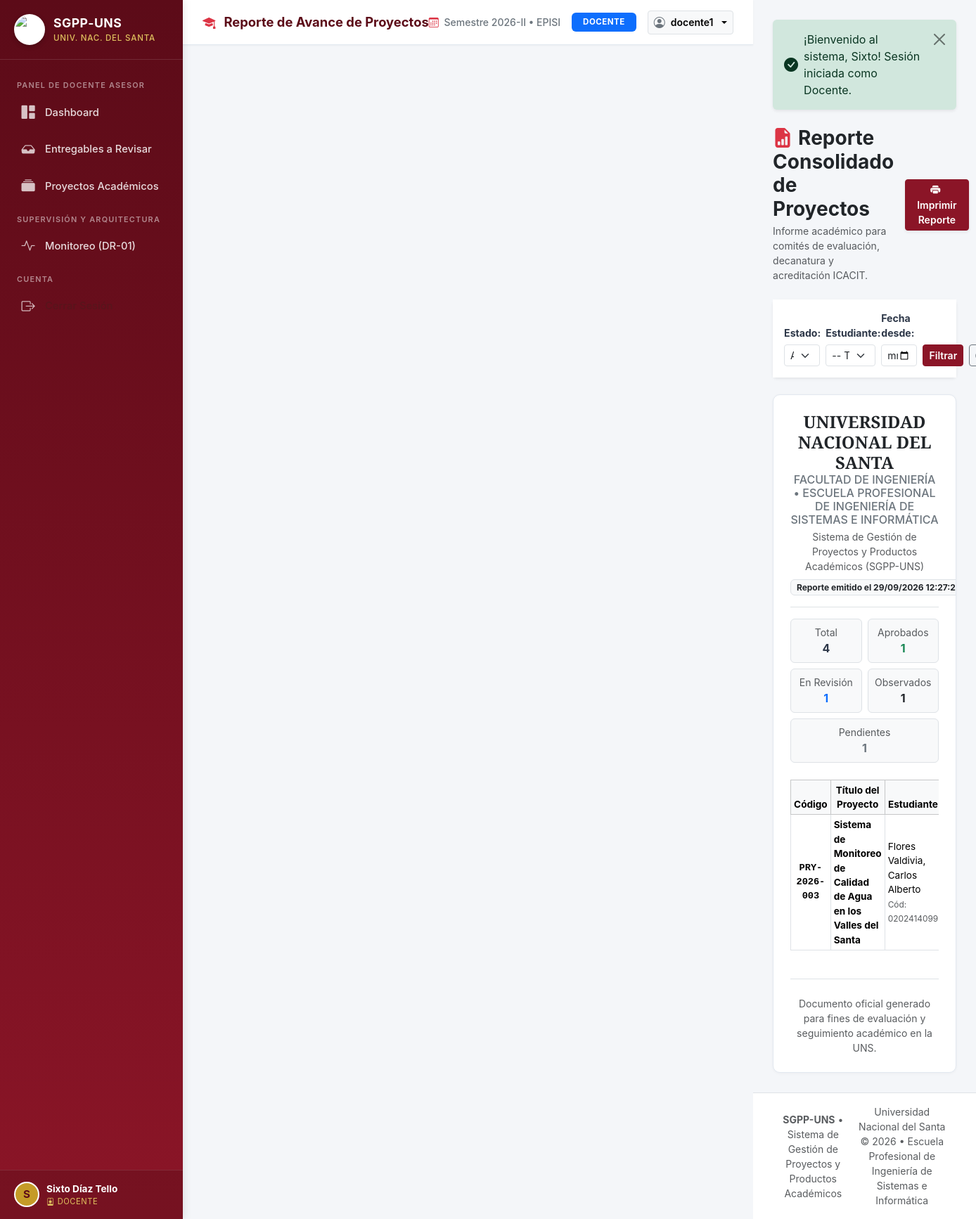
Page /reportes.php?estado=Aprobado (signed in) on the committed database.
### tables this page shows
CREATE TABLE `proyectos` (
    `id` INT AUTO_INCREMENT PRIMARY KEY,
    `codigo_proyecto` VARCHAR(30) NOT NULL UNIQUE,
    `titulo` VARCHAR(255) NOT NULL,
    `descripcion` TEXT NOT NULL,
    `estudiante_id` INT NOT NULL,
    `linea_investigacion` VARCHAR(150) DEFAULT 'Sistemas de Información y Gestión del Conocimiento',
    `fecha_inicio` DATE NOT NULL,
    `fecha_fin_prevista` DATE NOT NULL,
    `estado` ENUM('Pendiente', 'En revisión', 'Observado', 'Aprobado', 'Rechazado') NOT NULL DEFAULT 'Pendiente',
    `created_at` DATETIME DEFAULT CURRENT_TIMESTAMP,
    `updated_at` DATETIME DEFAULT CURRENT_TIMESTAMP ON UPDATE CURRENT_TIMESTAMP,
    CONSTRAINT `fk_proyectos_estudiante` FOREIGN KEY (`estudiante_id`) REFERENCES `usuarios` (`id`) ON DELETE CASCADE ON UPDATE CASCADE
);

CREATE TABLE `usuarios` (
    `id` INT AUTO_INCREMENT PRIMARY KEY,
    `rol_id` INT NOT NULL,
    `usuario` VARCHAR(50) NOT NULL UNIQUE,
    `password` VARCHAR(255) NOT NULL,
    `nombres` VARCHAR(100) NOT NULL,
    `apellidos` VARCHAR(100) NOT NULL,
    `email` VARCHAR(150) NOT NULL UNIQUE,
    `codigo_universitario` VARCHAR(20) NULL,
    `escuela` VARCHAR(150) DEFAULT 'Ingeniería de Sistemas e Informática',
    `facultad` VARCHAR(150) DEFAULT 'Facultad de Ingeniería',
    `activo` TINYINT(1) DEFAULT 1,
    `created_at` DATETIME DEFAULT CURRENT_TIMESTAMP,
    CONSTRAINT `fk_usuarios_roles` FOREIGN KEY (`rol_id`) REFERENCES `roles` (`id`) ON UPDATE CASCADE
);

### models/Proyecto.php (called while the page is built, shortened)
<?php
class Proyecto {
    public static function obtenerTodos(?string $estado = null, ?int $estudiante_id = null, ?string $fecha = null): array {
        try {
            $pdo = Database::getConnection();
            $sql = "SELECT p.*,
                           u.nombres AS estudiante_nombres,
                           u.apellidos AS estudiante_apellidos,
                           u.codigo_universitario,
                           COUNT(e.id) AS total_entregables
                    FROM proyectos p
                    INNER JOIN usuarios u ON p.estudiante_id = u.id
                    LEFT JOIN entregables e ON p.id = e.proyecto_id
                    WHERE 1=1 ";
            $params = [];
            if (!empty($estado)) {
                $sql .= " AND p.estado = :estado";
                $params[':estado'] = $estado;
            }
            $sql .= " GROUP BY p.id ORDER BY p.id DESC";
            $stmt = $pdo->prepare($sql);
            $stmt->execute($params);
            return $stmt->fetchAll();
        } catch (Exception $e) {
            error_log("Error consultando lista de proyectos: " . $e->getMessage());
            return [];
        }
    }
    public static function resumenGlobal(): array {
        try {
            $pdo = Database::getConnection();
            $sql = "SELECT
                        COUNT(id) AS total_proyectos,
                        SUM(CASE WHEN estado = 'Pendiente' THEN 1 ELSE 0 END) AS pendientes,
                        SUM(CASE WHEN estado = 'En revisión' THEN 1 ELSE 0 END) AS en_revision,
                        SUM(CASE WHEN estado = 'Aprobado' THEN 1 ELSE 0 END) AS aprobados,
                        SUM(CASE WHEN estado = 'Observado' THEN 1 ELSE 0 END) AS observados,
                        SUM(CASE WHEN estado = 'Rechazado' THEN 1 ELSE 0 END) AS rechazados
                    FROM proyectos";
            return $pdo->query($sql)->fetch() ?: [];
        } catch (Exception $e) {
            return [];
        }
    }
}

### reportes.php (the view, shortened to what this page needs)
<?php
require_once __DIR__ . '/models/Proyecto.php';
$filtroEstado = $_GET['estado'] ?? null;
$filtroEstudiante = isset($_GET['estudiante']) && $_GET['estudiante'] !== '' ? (int)$_GET['estudiante'] : null;
$filtroFecha = $_GET['fecha'] ?? null;
$proyectos = Proyecto::obtenerTodos($filtroEstado, $filtroEstudiante, $filtroFecha);
$resumen = Proyecto::resumenGlobal();
include __DIR__ . '/includes/header.php';
include __DIR__ . '/includes/sidebar.php';
include __DIR__ . '/includes/navbar.php';
?>
<div class="d-print-none mb-4 d-flex flex-column flex-md-row justify-content-between align-items-md-center gap-3">
    <div>
        <h3 class="fw-bold mb-1 text-dark">
            <i class="bi bi-file-earmark-bar-graph-fill text-danger me-2"></i>Reporte Consolidado de Proyectos
        </h3>
        <p class="text-muted small mb-0">Informe académico para comités de evaluación, decanatura y acreditación ICACIT.</p>
    </div>
    <div class="d-flex gap-2">
        <button type="button" class="btn btn-uns-primary btn-sm px-3 shadow-sm" onclick="window.print();">
            <i class="bi bi-printer-fill me-1"></i> Imprimir Reporte
        </button>
    </div>
</div>
<div class="card border-0 shadow-sm mb-4 d-print-none">
    <div class="card-body p-3 bg-white">
        <form method="GET" action="reportes.php" class="row g-2 align-items-end">
            <div class="col-md-3">
                <label class="form-label small fw-bold">Estado:</label>
                <select name="estado" class="form-select form-select-sm">
                    <option value="Aprobado" <?= $filtroEstado === 'Aprobado' ? 'selected' : '' ?>>Aprobado</option>
                </select>
            </div>
            <div class="col-md-4">
                <label class="form-label small fw-bold">Estudiante:</label>
                <select name="estudiante" class="form-select form-select-sm">
                    <option value="">-- Todos los alumnos --</option>
                </select>
            </div>
            <div class="col-md-3">
                <label class="form-label small fw-bold">Fecha desde:</label>
                <input type="date" name="fecha" class="form-control form-control-sm" value="<?= htmlspecialchars($filtroFecha ?? '') ?>">
            </div>
            <div class="col-md-2 d-flex gap-2">
                <button type="submit" class="btn btn-uns-primary btn-sm flex-fill">Filtrar</button>
                <a href="reportes.php" class="btn btn-outline-secondary btn-sm" title="Limpiar"><i class="bi bi-x-circle"></i></a>
            </div>
        </form>
    </div>
</div>
<div class="uns-card p-4 bg-white">
    <div class="text-center pb-3 mb-3 border-bottom">
        <h4 class="fw-bold mb-0 text-dark" style="font-family: 'Cinzel', serif;">UNIVERSIDAD NACIONAL DEL SANTA</h4>
        <h6 class="text-secondary mb-1">FACULTAD DE INGENIERÍA &bull; ESCUELA PROFESIONAL DE INGENIERÍA DE SISTEMAS E INFORMÁTICA</h6>
        <p class="small text-muted mb-0">Sistema de Gestión de Proyectos y Productos Académicos (SGPP-UNS)</p>
        <span class="badge bg-light text-dark border mt-2">Reporte emitido el <?= date('d/m/Y H:i:s') ?> &bull; Usuario: <?= htmlspecialchars($_SESSION['usuario_login'] ?? '') ?></span>
    </div>
    <div class="row g-2 mb-4 text-center">
        <div class="col">
            <div class="border rounded p-2 bg-light">
                <div class="small text-muted">Total</div>
                <strong><?= (int)($resumen['total_proyectos'] ?? 0) ?></strong>
            </div>
        </div>
        <div class="col">
            <div class="border rounded p-2 bg-light">
                <div class="small text-muted">Aprobados</div>
                <strong class="text-success"><?= (int)($resumen['aprobados'] ?? 0) ?></strong>
            </div>
        </div>
        <div class="col">
            <div class="border rounded p-2 bg-light">
                <div class="small text-muted">En Revisión</div>
                <strong class="text-primary"><?= (int)($resumen['en_revision'] ?? 0) ?></strong>
            </div>
        </div>
        <div class="col">
            <div class="border rounded p-2 bg-light">
                <div class="small text-muted">Observados</div>
                <strong class="text-warning text-dark"><?= (int)($resumen['observados'] ?? 0) ?></strong>
            </div>
        </div>
        <div class="col">
            <div class="border rounded p-2 bg-light">
                <div class="small text-muted">Pendientes</div>
                <strong class="text-secondary"><?= (int)($resumen['pendientes'] ?? 0) ?></strong>
            </div>
        </div>
    </div>
    <div class="table-responsive">
        <table class="table table-bordered table-sm align-middle" style="font-size: 0.85rem;">
            <thead class="table-light text-center">
                <tr>
                    <th style="width: 120px;">Código</th>
                    <th>Título del Proyecto</th>
                    <th>Estudiante</th>
                </tr>
            </thead>
            <tbody>
                <?php if (empty($proyectos)): ?>
                    <tr><td colspan="7" class="text-center py-3">No hay registros que coincidan con la búsqueda.</td></tr>
                <?php else: ?>
                    <?php foreach ($proyectos as $p): ?>
                    <tr>
                        <td class="text-center font-monospace fw-bold"><?= htmlspecialchars($p['codigo_proyecto']) ?></td>
                        <td>
                            <strong><?= htmlspecialchars($p['titulo']) ?></strong>
                        </td>
                        <td>
                            <?= htmlspecialchars($p['estudiante_apellidos'] . ', ' . $p['estudiante_nombres']) ?><br>
                            <small class="text-muted">Cód: <?= htmlspecialchars($p['codigo_universitario'] ?? '-') ?></small>
                        </td>
                    </tr>
                    <?php endforeach; ?>
                <?php endif; ?>
            </tbody>
        </table>
    </div>
    <div class="mt-4 pt-4 border-top text-center text-muted small d-print-block">
        Documento oficial generado para fines de evaluación y seguimiento académico en la UNS.
    </div>
</div>
<?php
include __DIR__ . '/includes/footer.php';
?>

### assets/css/uns-theme.css (style rules this page uses)
:root { --uns-red: #8B1527; --uns-red-dark: #5C0B18; --uns-red-light: #A52237; --uns-gold: #C59B27; --uns-gold-light: #DFC05E; --uns-gold-dark: #997415; --uns-bg: #F4F6F9; --uns-surface: #FFFFFF; --uns-text: #2D3748; --uns-text-muted: #718096; --uns-border: #E2E8F0; --uns-sidebar-width: 260px; }
body { font-family: -apple-system, BlinkMacSystemFont, "Segoe UI", Roboto, "Helvetica Neue", Arial, sans-serif; background-color: var(--uns-bg); color: var(--uns-text); min-height: 100vh; margin: 0; display: flex; flex-direction: column; }
.uns-card { background: var(--uns-surface); border: 1px solid var(--uns-border); border-radius: 10px; box-shadow: 0 1px 4px rgba(0, 0, 0, 0.04); transition: transform 0.2s ease, box-shadow 0.2s ease; overflow: hidden; }
.btn-uns-primary { background-color: var(--uns-red); border-color: var(--uns-red); color: #FFFFFF; font-weight: 600; }
.form-label { font-weight: 600; font-size: 0.88rem; color: var(--uns-text); margin-bottom: 0.35rem; }

### rows in the picture
proyectos: codigo_proyecto "PRY-2026-003", titulo "Sistema de Monitoreo de Calidad de Agua en los Valles del Santa", estudiante.nombres "Flores Valdivia, Carlos Alberto", estudiante.codigo_universitario "0202414099"

### other values in the picture
substr($_SESSION['usuario_nombres'] ?? 'U', 0, 1) "S"
$_SESSION['usuario_nombre_completo'] "Sixto Díaz Tello"
obtenerRolActual() "DOCENTE"
$pageTitle "Reporte de Avance de Proyectos"
$rol "DOCENTE"
$_SESSION['usuario_login'] "docente1"
$msgSuccess "¡Bienvenido al sistema, Sixto! Sesión iniciada como Docente."
$resumen['total_proyectos'] "4"
$resumen['aprobados'] "1"
$resumen['en_revision'] "1"
$resumen['observados'] "1"
$resumen['pendientes'] "1"
